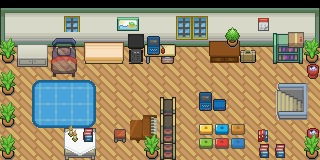

A 2D game scene composited from a Tiled map and its tileset images. What follows is a short description and the map's XML, with each tile layer's data collapsed to a summary:
An orthogonal 20x10 tile map with 16x16 px tiles, 9 tile layers (sol, mur, decor, deco, ...), 3 tilesets and 23 objects (20x collision, farmetage_farm1, spawn_farm1_farmetage, spawn_banana).

<map version="1.9" tiledversion="1.9.2" orientation="orthogonal" renderorder="right-down" width="20" height="10" tilewidth="16" tileheight="16" infinite="0" nextlayerid="12" nextobjectid="26">
 <tileset firstgid="1" source="../tsx/interior.tsx" />
 <tileset firstgid="14759" source="../tsx/escalier.tsx" />
 <tileset firstgid="14777" source="../tsx/persos + velo.tsx" />
 <layer id="1" name="sol" width="20" height="10">
  <data>[200 cells, 180 non-empty, 1 distinct tile ids]</data>
 </layer>
 <layer id="2" name="mur" width="20" height="10">
  <data>[200 cells, 69 non-empty, 18 distinct tile ids]</data>
 </layer>
 <layer id="3" name="decor" width="20" height="10">
  <data>[200 cells, 51 non-empty, 45 distinct tile ids]</data>
 </layer>
 <layer id="4" name="deco" width="20" height="10">
  <data>[200 cells, 45 non-empty, 37 distinct tile ids]</data>
 </layer>
 <layer id="5" name="NONE" width="20" height="10">
  <data>[200 cells, 0 non-empty, 0 distinct tile ids]</data>
 </layer>
 <layer id="7" name="Copie de NONE" width="20" height="10">
  <data>[200 cells, 0 non-empty, 0 distinct tile ids]</data>
 </layer>
 <layer id="6" name="Copie de NONE" width="20" height="10">
  <data>[200 cells, 0 non-empty, 0 distinct tile ids]</data>
 </layer>
 <group id="8" name="z0" />
 <layer id="9" name="decor2" width="20" height="10">
  <data>[200 cells, 5 non-empty, 5 distinct tile ids]</data>
 </layer>
 <layer id="10" name="deco2" width="20" height="10">
  <data>[200 cells, 10 non-empty, 4 distinct tile ids]</data>
 </layer>
 <objectgroup id="11" name="Objects">
  <object id="1" name="collision" x="-5.66667" y="31.6667" width="343.333" height="14.3333" />
  <object id="2" name="collision" x="317" y="38.6667" width="11.6667" height="148" />
  <object id="3" name="collision" x="-3.66667" y="41" width="5.875" height="133" />
  <object id="4" name="collision" x="-2" y="158.333" width="349" height="9.66667" />
  <object id="5" name="collision" x="304" y="128.182" width="27.5" height="36.5682" />
  <object id="6" name="collision" x="305" y="45.75" width="21.5" height="33.25" />
  <object id="7" name="collision" x="271.5" y="44.5" width="38" height="19.25" />
  <object id="8" name="collision" x="207.25" y="43" width="35" height="20.5" />
  <object id="9" name="collision" x="3" y="42" width="175" height="22.75" />
  <object id="10" name="collision" x="49.25" y="63" width="30" height="15.5" />
  <object id="11" name="collision" x="1.5" y="79.25" width="15" height="17" />
  <object id="12" name="collision" x="2" y="110.25" width="13.5" height="18.25" />
  <object id="13" name="collision" x="4.25" y="143.25" width="11.75" height="16.25" />
  <object id="14" name="collision" x="61.75" y="134.75" width="36.5" height="33.25" />
  <object id="15" name="collision" x="128" y="122.75" width="34.75" height="21" />
  <object id="16" name="collision" x="143.75" y="142.25" width="32" height="19.5" />
  <object id="17" name="collision" x="157.75" y="110.75" width="20.5" height="49.75" />
  <object id="19" name="collision" x="276.25" y="82.75" width="32.625" height="6.75" />
  <object id="20" name="collision" x="303.008" y="87.9141" width="5.875" height="32.75" />
  <object id="21" name="collision" x="276.76" y="115.112" width="32.125" height="5" />
  <object id="22" name="farmetage_farm1" x="274.875" y="89.375" width="5.8125" height="25.5" />
  <object id="23" name="spawn_farm1_farmetage" x="263.625" y="87.875">
   <point />
  </object>
  <object id="25" name="spawn_banana" x="192" y="48">
   <point />
  </object>
 </objectgroup>
</map>
